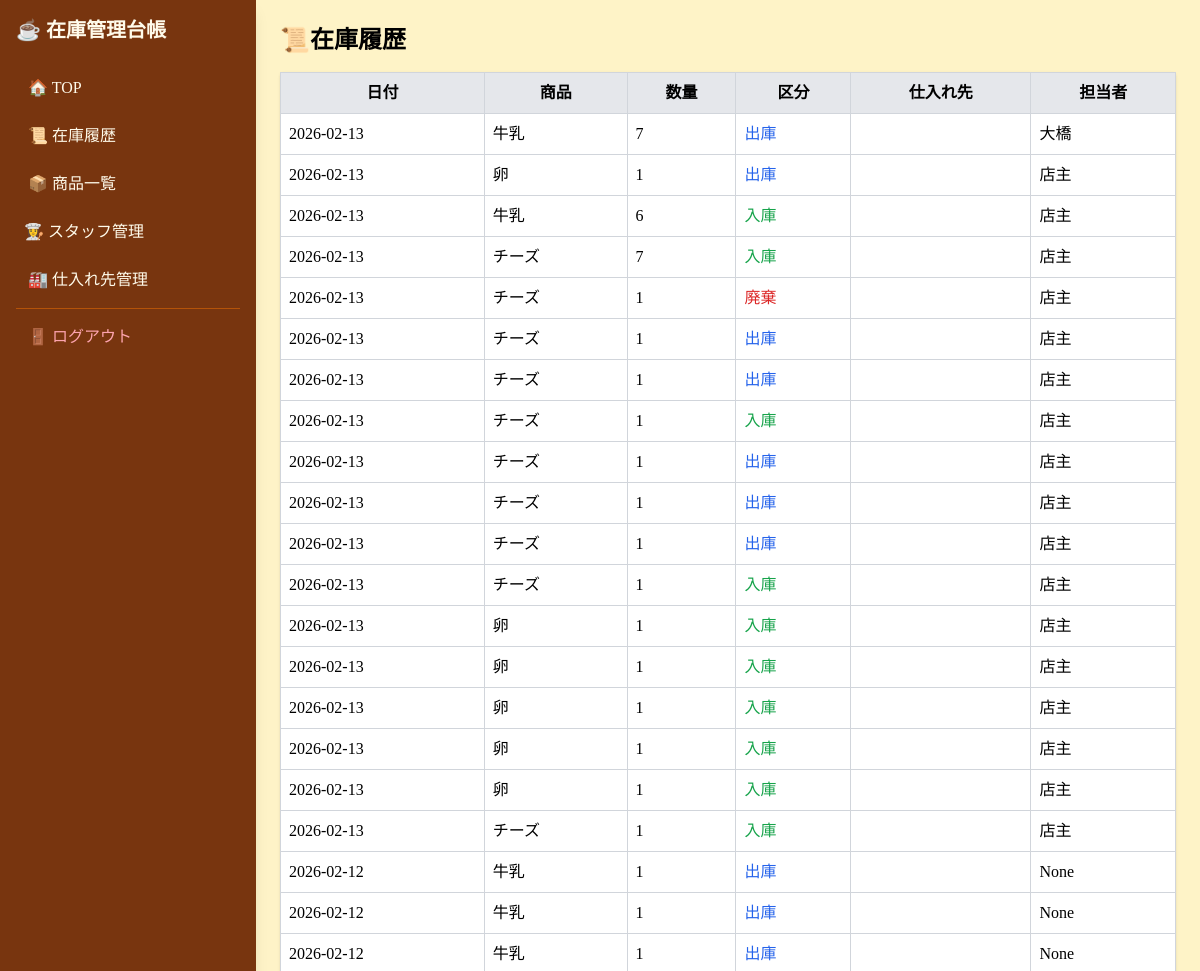
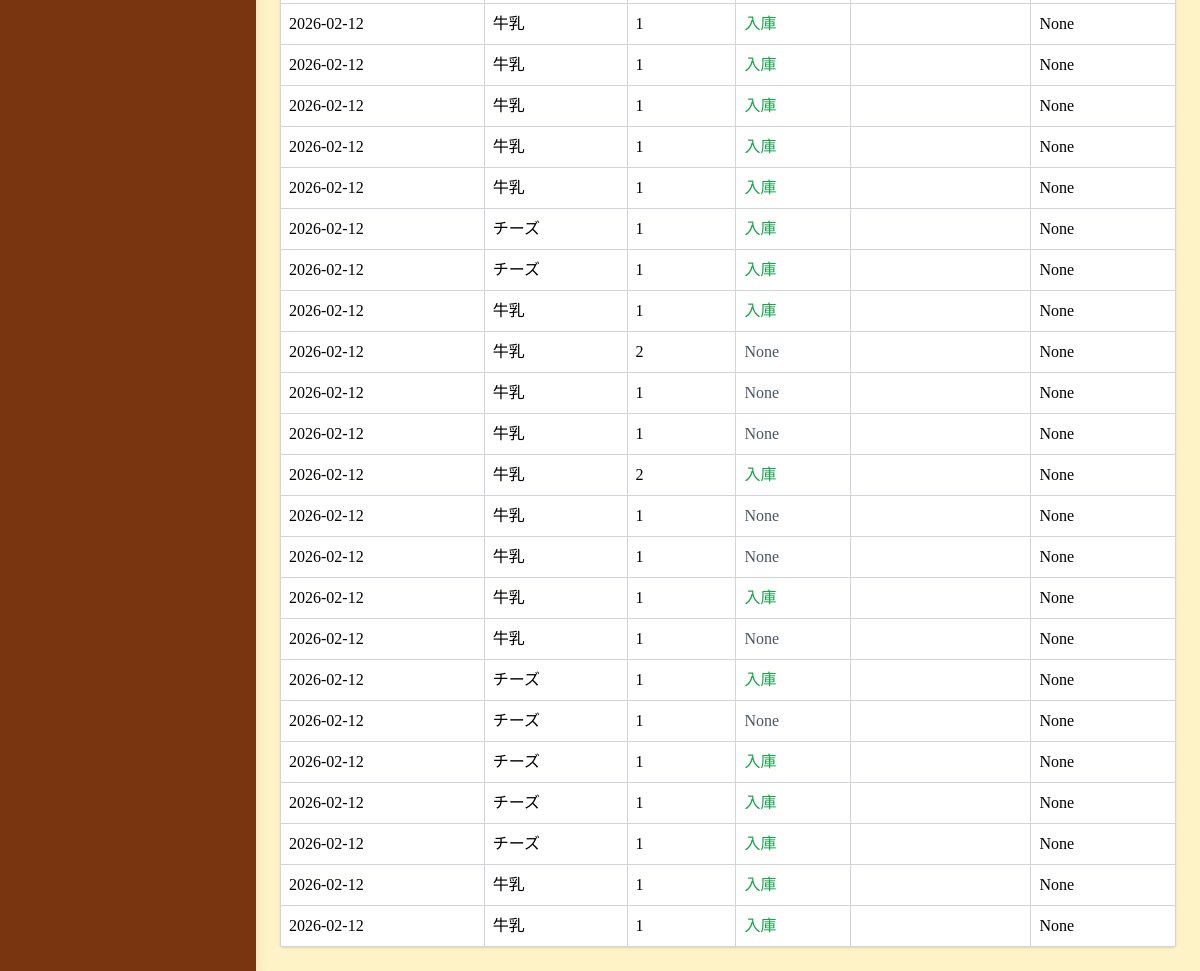
/inventory/logs (signed in), run on the app's committed database (2 pictures, top to bottom).
### tables this page shows
CREATE TABLE inventory_logs (
    id INTEGER PRIMARY KEY AUTOINCREMENT,
    item_id INTEGER NOT NULL,
    change_type TEXT NOT NULL,
    quantity REAL NOT NULL,
    user_id INTEGER,
    note TEXT,
    created_at DATETIME DEFAULT CURRENT_TIMESTAMP, supplier_id INTEGER,

    FOREIGN KEY (item_id) REFERENCES items(id),
    FOREIGN KEY (user_id) REFERENCES users(id)
);

CREATE TABLE items (
    id INTEGER PRIMARY KEY AUTOINCREMENT,
    name TEXT NOT NULL,
    unit TEXT,
    supplier_id INTEGER,
    min_stock REAL DEFAULT 0,
    created_by INTEGER,
    created_at DATETIME DEFAULT CURRENT_TIMESTAMP, current_stock INTEGER DEFAULT 0, is_deleted INTEGER DEFAULT 0,

    FOREIGN KEY (supplier_id) REFERENCES suppliers(id),
    FOREIGN KEY (created_by) REFERENCES users(id)
);

CREATE TABLE users (
    id INTEGER PRIMARY KEY AUTOINCREMENT,
    name TEXT NOT NULL,
    role TEXT,
    created_at DATETIME DEFAULT CURRENT_TIMESTAMP
, password TEXT);

### app.py (the view)
@app.route("/inventory/logs")
@login_required
def inventory_logs():
    conn = get_db_connection()
    logs = conn.execute("""
        SELECT
            il.id,
            il.change_type,
            il.quantity,
            il.note,
            il.created_at,
            items.name AS item_name,
            s.name AS supplier_name,
            u.name AS user_name
        FROM inventory_logs il
        LEFT JOIN items ON il.item_id = items.id
        LEFT JOIN suppliers s ON il.supplier_id = s.id
        LEFT JOIN users u ON il.user_id = u.id
        ORDER BY il.created_at DESC
    """).fetchall()
    conn.close()
    return render_template("inventory_logs.html", logs=logs)

### app.py (called while the page is built)
def get_db_connection():
    conn = sqlite3.connect(DB_PATH)
    conn.row_factory = sqlite3.Row
    return conn

def login_required(f):
    @wraps(f)
    def decorated_function(*args, **kwargs):
        if "user_id" not in session:
            return redirect(url_for("login"))
        return f(*args, **kwargs)
    return decorated_function

### templates/inventory_logs.html
{% extends "base.html" %}
{% block content %}
<h2 class="text-2xl font-bold mb-4">📜在庫履歴</h2>
<table class="w-full bg-white shadow rounded border border-gray-300 border-collapse">
<tr class="bg-gray-200">
    <th class="p-2 border border-gray-300">日付</th>
    <th class="p-2 border border-gray-300">商品</th>
    <th class="p-2 border border-gray-300">数量</th>
    <th class="p-2 border border-gray-300">区分</th>
    <th class="p-2 border border-gray-300">仕入れ先</th>
    <th class="p-2 border border-gray-300">担当者</th>
</tr>
{% for log in logs %}
<tr>
    <td class="p-2 border border-gray-300">{{ log.created_at[:10] }}</td>
    <td class="p-2 border border-gray-300">{{ log.item_name }}</td>
    <td class="p-2 border border-gray-300">{{ log.quantity | int }}</td>
    <td class="p-2 border border-gray-300
        {% if log.change_type == 'IN' %}text-green-600
        {% elif log.note == '出庫' %}text-blue-600
        {% elif log.note == '廃棄' %}text-red-600
        {% else %}text-gray-600{% endif %}">
        {% if log.change_type == 'IN' %}
            入庫
        {% else %}
            {{ log.note }}
        {% endif %}
    </td>
    <td class="p-2 border border-gray-300">{{ log.supplier_name if log.supplier_name else '' }}</td>
    <td class="p-2 border border-gray-300">{{ log.user_name }}</td>
</tr>
{% endfor %}
</table>
{% endblock %}

### templates/base.html (style rules this page uses)
body { font-family: "Noto Serif JP", serif; }

### data on the page
inventory_logs: created_at "2026-02-13", item_name "牛乳", quantity "7", note "出庫", user_name "大橋"
inventory_logs: created_at "2026-02-13", item_name "卵", quantity "1", note "出庫", user_name "店主"
inventory_logs: created_at "2026-02-13", item_name "牛乳", quantity "6", change_type "入庫", user_name "店主"
inventory_logs: created_at "2026-02-13", item_name "チーズ", quantity "7", change_type "入庫", user_name "店主"
inventory_logs: created_at "2026-02-13", item_name "チーズ", quantity "1", note "廃棄", user_name "店主"
inventory_logs: created_at "2026-02-13", item_name "チーズ", quantity "1", note "出庫", user_name "店主"
inventory_logs: created_at "2026-02-13", item_name "チーズ", quantity "1", note "出庫", user_name "店主"
inventory_logs: created_at "2026-02-13", item_name "チーズ", quantity "1", change_type "入庫", user_name "店主"
inventory_logs: created_at "2026-02-13", item_name "チーズ", quantity "1", note "出庫", user_name "店主"
inventory_logs: created_at "2026-02-13", item_name "チーズ", quantity "1", note "出庫", user_name "店主"
inventory_logs: created_at "2026-02-13", item_name "チーズ", quantity "1", note "出庫", user_name "店主"
inventory_logs: created_at "2026-02-13", item_name "チーズ", quantity "1", change_type "入庫", user_name "店主"
inventory_logs: created_at "2026-02-13", item_name "卵", quantity "1", change_type "入庫", user_name "店主"
inventory_logs: created_at "2026-02-13", item_name "卵", quantity "1", change_type "入庫", user_name "店主"
inventory_logs: created_at "2026-02-13", item_name "卵", quantity "1", change_type "入庫", user_name "店主"
inventory_logs: created_at "2026-02-13", item_name "卵", quantity "1", change_type "入庫", user_name "店主"
inventory_logs: created_at "2026-02-13", item_name "卵", quantity "1", change_type "入庫", user_name "店主"
inventory_logs: created_at "2026-02-13", item_name "チーズ", quantity "1", change_type "入庫", user_name "店主"
inventory_logs: created_at "2026-02-12", item_name "牛乳", quantity "1", note "出庫", user_name "None"
inventory_logs: created_at "2026-02-12", item_name "牛乳", quantity "1", note "出庫", user_name "None"
inventory_logs: created_at "2026-02-12", item_name "牛乳", quantity "1", note "出庫", user_name "None"
inventory_logs: created_at "2026-02-12", item_name "牛乳", quantity "1", change_type "入庫", user_name "None"
inventory_logs: created_at "2026-02-12", item_name "牛乳", quantity "1", change_type "入庫", user_name "None"
inventory_logs: created_at "2026-02-12", item_name "牛乳", quantity "1", change_type "入庫", user_name "None"
inventory_logs: created_at "2026-02-12", item_name "牛乳", quantity "1", change_type "入庫", user_name "None"
inventory_logs: created_at "2026-02-12", item_name "牛乳", quantity "1", change_type "入庫", user_name "None"
inventory_logs: created_at "2026-02-12", item_name "チーズ", quantity "1", change_type "入庫", user_name "None"
inventory_logs: created_at "2026-02-12", item_name "チーズ", quantity "1", change_type "入庫", user_name "None"
inventory_logs: created_at "2026-02-12", item_name "牛乳", quantity "1", change_type "入庫", user_name "None"
inventory_logs: created_at "2026-02-12", item_name "牛乳", quantity "2", note "None", user_name "None"
inventory_logs: created_at "2026-02-12", item_name "牛乳", quantity "1", note "None", user_name "None"
inventory_logs: created_at "2026-02-12", item_name "牛乳", quantity "1", note "None", user_name "None"
inventory_logs: created_at "2026-02-12", item_name "牛乳", quantity "2", change_type "入庫", user_name "None"
inventory_logs: created_at "2026-02-12", item_name "牛乳", quantity "1", note "None", user_name "None"
inventory_logs: created_at "2026-02-12", item_name "牛乳", quantity "1", note "None", user_name "None"
inventory_logs: created_at "2026-02-12", item_name "牛乳", quantity "1", change_type "入庫", user_name "None"
inventory_logs: created_at "2026-02-12", item_name "牛乳", quantity "1", note "None", user_name "None"
inventory_logs: created_at "2026-02-12", item_name "チーズ", quantity "1", change_type "入庫", user_name "None"
inventory_logs: created_at "2026-02-12", item_name "チーズ", quantity "1", note "None", user_name "None"
inventory_logs: created_at "2026-02-12", item_name "チーズ", quantity "1", change_type "入庫", user_name "None"
inventory_logs: created_at "2026-02-12", item_name "チーズ", quantity "1", change_type "入庫", user_name "None"
inventory_logs: created_at "2026-02-12", item_name "チーズ", quantity "1", change_type "入庫", user_name "None"
inventory_logs: created_at "2026-02-12", item_name "牛乳", quantity "1", change_type "入庫", user_name "None"
inventory_logs: created_at "2026-02-12", item_name "牛乳", quantity "1", change_type "入庫", user_name "None"
